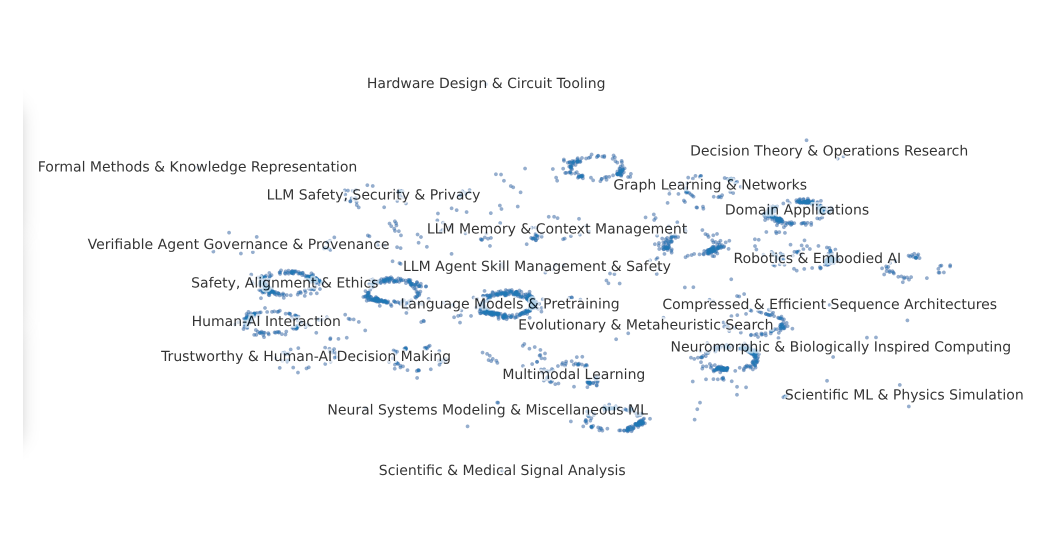
#> input picture atlas_snapshot.png, 2123 x 1111 px (shown at 1/2 size)
$ python -i atlas_snapshot.py   (imports and definitions only)
#> lines starting #> are read from the running program, lines starting #| are printed output that depends on the picture; after the words box and inside, x2 and y2 are one past the last pixel; in counts of white or black regions, pixels touching at a corner belong together
"""Render a static PNG snapshot of the built Atlas (docs/) for LinkedIn posting.

Serves the freshly built docs/ folder on localhost and screenshots it with
headless Chromium via Playwright. The embedding-atlas pin (0.20.0) still has
the WebGL2 fallback, which renders in headless CI through SwiftShader.

Failure philosophy: this step must never take down the daily pipeline, and a
bad render must never overwrite the previous good snapshot. The screenshot is
written to a temp name and only promoted to atlas_snapshot.png if it passes a
minimum-size sanity check (blank/uniform renders compress far smaller than a
real scatter plot). Any exception logs and exits 0.

After a good render, the image is auto-cropped to the map content: UI chrome
(top bar, color picker, side tabs, status line) is ignored, the bounding box
of the dots + labels is found, padded, and widened/heightened to LinkedIn's
1.91:1 feed ratio on a white background. If cropping fails for any reason
the uncropped screenshot is kept.

Tunables via env:
  SNAPSHOT_SETTLE_SECONDS  extra wait after canvas appears (default 20)
  SNAPSHOT_MIN_BYTES       sanity threshold for a real render (default 80000)
  SNAPSHOT_CROP            "false" to disable the content crop (default on)
"""

import http.server
import os
import socketserver
import sys
import threading
import time

OUTPUT = "atlas_snapshot.png"
TEMP_OUTPUT = "atlas_snapshot_new.png"
DOCS_DIR = "docs"
PORT = 8123
VIEWPORT = {"width": 1200, "height": 627}  # LinkedIn feed aspect (1.91:1)
SCALE = 2                                  # -> 2400x1254 output
SETTLE_SECONDS = int(os.environ.get("SNAPSHOT_SETTLE_SECONDS", "20"))
MIN_BYTES = int(os.environ.get("SNAPSHOT_MIN_BYTES", "80000"))
CROP = os.environ.get("SNAPSHOT_CROP", "true").lower() != "false"
CROP_ASPECT = 1.91      # LinkedIn feed landscape ratio
CROP_PAD_FRAC = 0.04    # padding around content, as a fraction of its size
INK_THRESHOLD = 215     # grayscale value below which a pixel counts as content
# Fractions of the screenshot treated as the plot area (excludes UI chrome).
PLOT_LEFT, PLOT_TOP, PLOT_RIGHT, PLOT_BOTTOM = 0.04, 0.13, 0.995, 0.95


def crop_to_content(path):
    """Crop the screenshot in place to the map content at CROP_ASPECT.

    Returns the new (width, height), or None if nothing was changed.
    """
#> called with path = 'atlas_snapshot.png'
    from PIL import Image  # installed via sentence-transformers

    im = Image.open(path).convert("RGB")
#> im is the input picture: PIL image 2123x1111 RGB; mean R, G, B 247.6, 248.3, 249
    W, H = im.size
#> W = 2123; H = 1111
    x0, y0 = int(W * PLOT_LEFT), int(H * PLOT_TOP)
#> x0 = 84; y0 = 144
    x1, y1 = int(W * PLOT_RIGHT), int(H * PLOT_BOTTOM)
#> x1 = 2112; y1 = 1055

    ink = im.crop((x0, y0, x1, y1)).convert("L").point(
        lambda v: 255 if v < INK_THRESHOLD else 0)
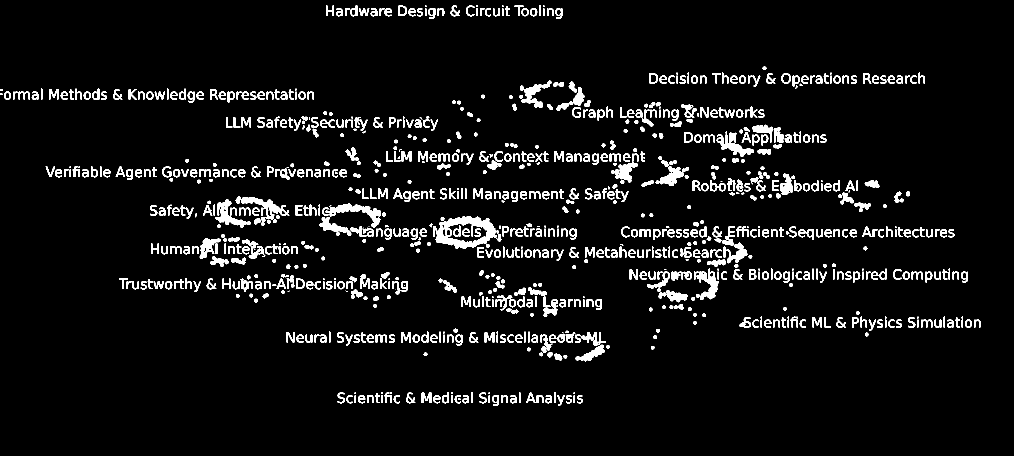
#> ink: PIL image 2028x911 L (shown at 1/2 size); 6% white; 928 white regions (91 under 20 px), largest, box (x1, y1, x2, y2) and area: (866, 432, 994, 498) 3741, (639, 407, 762, 472) 2572, (482, 394, 579, 439) 1421
    bbox = ink.getbbox()
#> bbox = (0, 10, 1961, 812)
    if not bbox:
        return None

    l, t, r, b = bbox[0] + x0, bbox[1] + y0, bbox[2] + x0, bbox[3] + y0
#> l = 84; t = 154; r = 2045; b = 956
    pad = int(max(r - l, b - t) * CROP_PAD_FRAC)
#> pad = 78
    l, t, r, b = l - pad, t - pad, r + pad, b + pad
#> l = 6; t = 76; r = 2123; b = 1034
    cw, ch = r - l, b - t
#> cw = 2117; ch = 958
    if cw / ch > CROP_ASPECT:
        nh = int(cw / CROP_ASPECT)
#> nh = 1108
        t -= (nh - ch) // 2
#> t = 1
        b = t + nh
#> b = 1109
    else:
        nw = int(ch * CROP_ASPECT)
        l -= (nw - cw) // 2
        r = l + nw

    # White canvas; paste only the in-bounds part of the plot area so any
    # expansion past it (or into UI chrome) stays clean white.
    canvas = Image.new("RGB", (r - l, b - t), (255, 255, 255))
#> canvas: PIL image 2117x1108 RGB; every value is 255
    sl, st, sr, sb = max(l, x0), max(t, y0), min(r, x1), min(b, y1)
#> sl = 84; st = 144; sr = 2112; sb = 1055
    canvas.paste(im.crop((sl, st, sr, sb)), (sl - l, st - t))
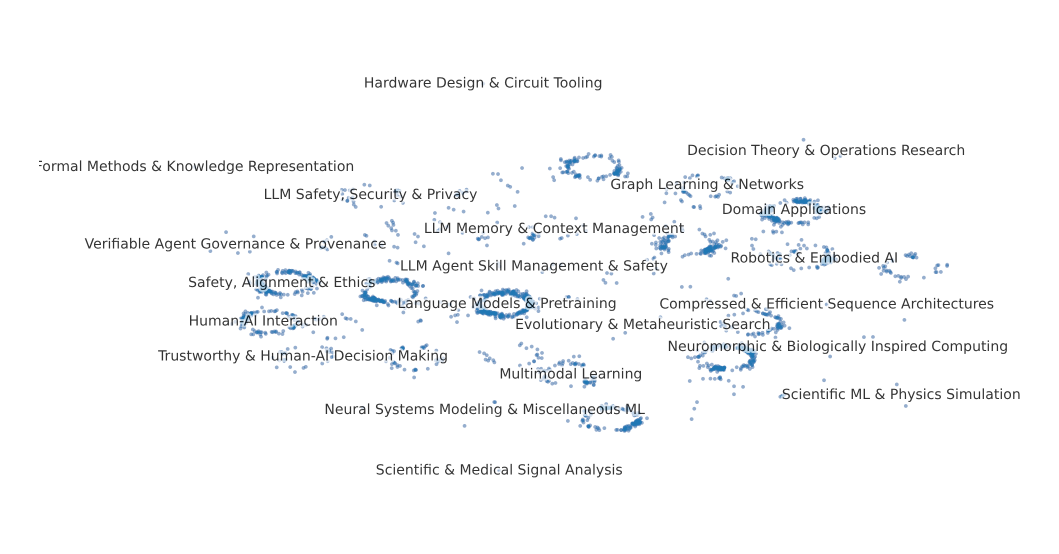
#> canvas: PIL image 2117x1108 RGB (shown at 1/2 size); mean R, G, B 247.7, 248.3, 249
    canvas.save(path, optimize=True)
    return canvas.size


# [59 lines left out: functions serve_docs, main, not called in this run]


# [6 lines not run here, left out]

>>> result = crop_to_content('atlas_snapshot.png')
#> result = (2117, 1108)
